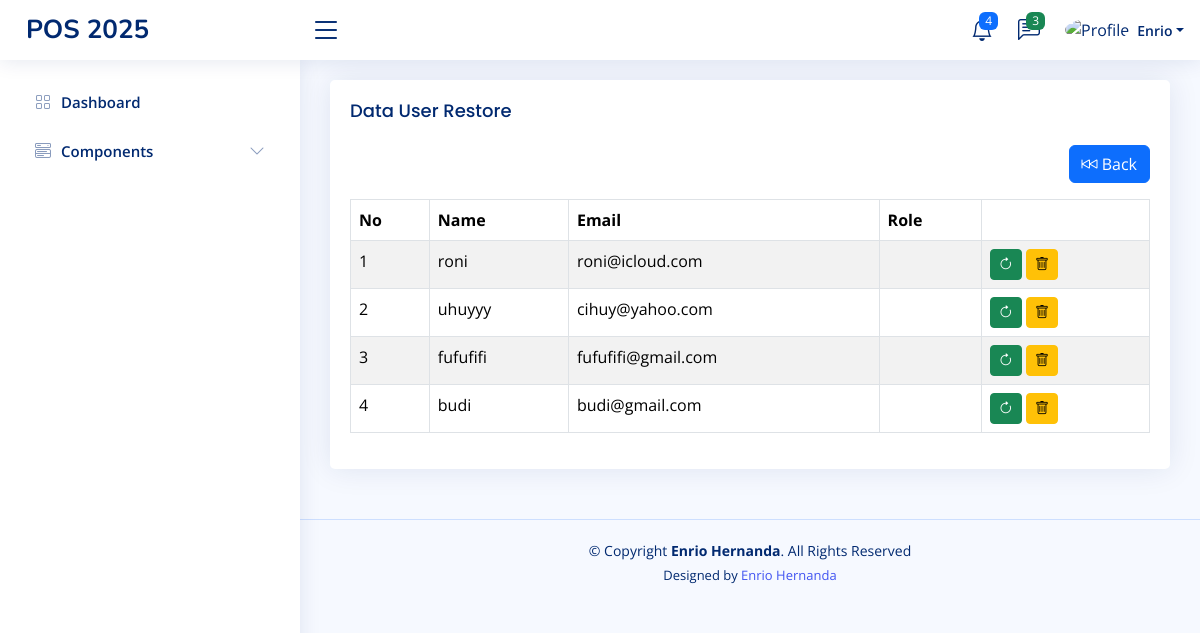
/home.php?page=user-restore (signed in), run on the app's committed database.
### tables this page shows
CREATE TABLE `users` (
  `id` int(11) NOT NULL,
  `name` varchar(100) DEFAULT NULL,
  `email` varchar(100) DEFAULT NULL,
  `password` varchar(100) DEFAULT NULL,
  `created_at` timestamp NOT NULL DEFAULT current_timestamp(),
  `updated_at` timestamp NOT NULL DEFAULT current_timestamp() ON UPDATE current_timestamp(),
  `role_id` int(11) DEFAULT NULL,
  `deleted_at` datetime DEFAULT NULL
);

### pages/user-restore.php (the view, shortened to what this page needs)
<?php
$query = mysqli_query($koneksi, "SELECT r.name AS role_name, u.* FROM users u LEFT JOIN roles AS r ON r.id = u.role_id WHERE u.deleted_at IS NOT NULL ORDER BY u.id DESC");
$users = mysqli_fetch_all($query, MYSQLI_ASSOC);
?>
<div class="row">
    <div class="col-sm-12">
        <div class="card">
            <div class="card-body">
                <h1 class="card-title">Data User Restore</h1>
                <div class="mb-3" align="right">
                    <a class="btn btn-primary" href="?page=user">
                        <i class="bi bi-skip-backward"></i> Back
                    </a>
                </div>
                <table class="table table-bordered table-striped">
                    <thead>
                        <tr>
                            <th>No</th>
                            <th>Name</th>
                            <th>Email</th>
                            <th>Role</th>
                            <th></th>
                        </tr>
                    </thead>
                    <tbody>
                        <?php foreach ($users as $key => $value): ?>
                            <tr>
                                <td><?php echo $key += 1 ?></td>
                                <td><?php echo $value['name'] ?></td>
                                <td><?php echo $value['email'] ?></td>
                                <td><?php echo $value['role_name'] ?></td>
                                <td>
                                    <a class="btn btn-success btn-sm"
                                        onclick="return confirm('Are you sure you want to restore?')"
                                        href="?page=user-restore&restore=<?php echo $value['id'] ?>"><i
                                            class="bi bi-arrow-clockwise">
                                        </i>
                                    </a>
                                    <a class="btn btn-warning btn-sm"
                                        onclick="return confirm('Are you sure you want to delete this data?')"
                                        href="?page=user-restore&delete=<?php echo $value['id'] ?>">
                                        <i class="bi bi-trash"></i>
                                    </a>
                                </td>
                            </tr>
                        <?php endforeach ?>
                    </tbody>
                </table>
            </div>
        </div>
    </div>
</div>

### assets/css/style.css (style rules this page uses)
:root { scroll-behavior: smooth; }
body { font-family: "Open Sans", sans-serif; background: #f6f9ff; color: #444444; }
a { color: #4154f1; text-decoration: none; }
h1, h2, h3, h4, h5, h6 { font-family: "Nunito", sans-serif; }
.card { margin-bottom: 30px; border: none; border-radius: 5px; box-shadow: 0px 0 30px rgba(1, 41, 112, 0.1); }
.card-title { padding: 20px 0 15px 0; font-size: 18px; font-weight: 500; color: #012970; font-family: "Poppins", sans-serif; }
.card-body { padding: 0 20px 20px 20px; }

### data on the page
users: key "1", name "roni", email "roni@icloud.com"
users: key "2", name "uhuyyy", email "cihuy@yahoo.com"
users: key "3", name "fufufifi", email "fufufifi@gmail.com"
users: key "4", name "budi", email "budi@gmail.com"

### other printed values
$_SESSION['NAME'] "Enrio"
